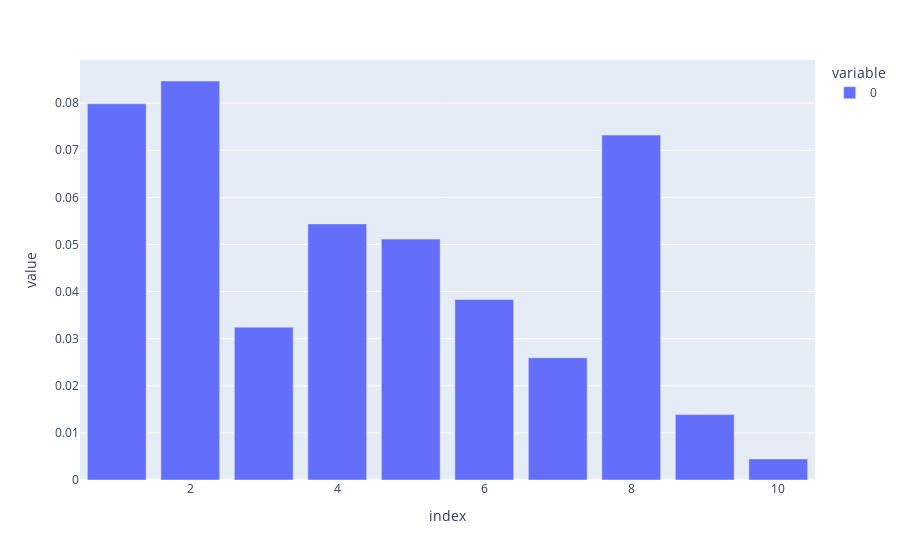

The notebook cell this image was saved under:
### Code cell
x = reformed.calculate_dataframe(["tip_income", "employment_income", "age"], 2025)
x = x[x.age >= 17][x.employment_income > 0]
px.bar(
    (x.tip_income > 0).groupby((x.employment_income - x.tip_income).decile_rank()).mean()
)

### Figure 1 — Plotly figure (JSON) as saved in the notebook; plotly's stock layout.template omitted (floating-point values rounded to 4 significant figures)
{"data": [{"alignmentgroup": "True", "hovertemplate": "variable=0<br>index=%{x}<br>value=%{y}<extra></extra>", "legendgroup": "0", "marker": {"color": "#636efa", "pattern": {"shape": ""}}, "name": "0", "offsetgroup": "0", "orientation": "v", "showlegend": true, "textposition": "auto", "type": "bar", "x": [1, 2, 3, 4, 5, 6, 7, 8, 9, 10], "xaxis": "x", "y": [0.07988, 0.08471, 0.03245, 0.05437, 0.05115, 0.03833, 0.02596, 0.07322, 0.01389, 0.004478], "yaxis": "y"}], "layout": {"barmode": "relative", "legend": {"title": {"text": "variable"}, "tracegroupgap": 0}, "margin": {"t": 60}, "xaxis": {"anchor": "y", "domain": [0, 1], "title": {"text": "index"}}, "yaxis": {"anchor": "x", "domain": [0, 1], "title": {"text": "value"}}}}
